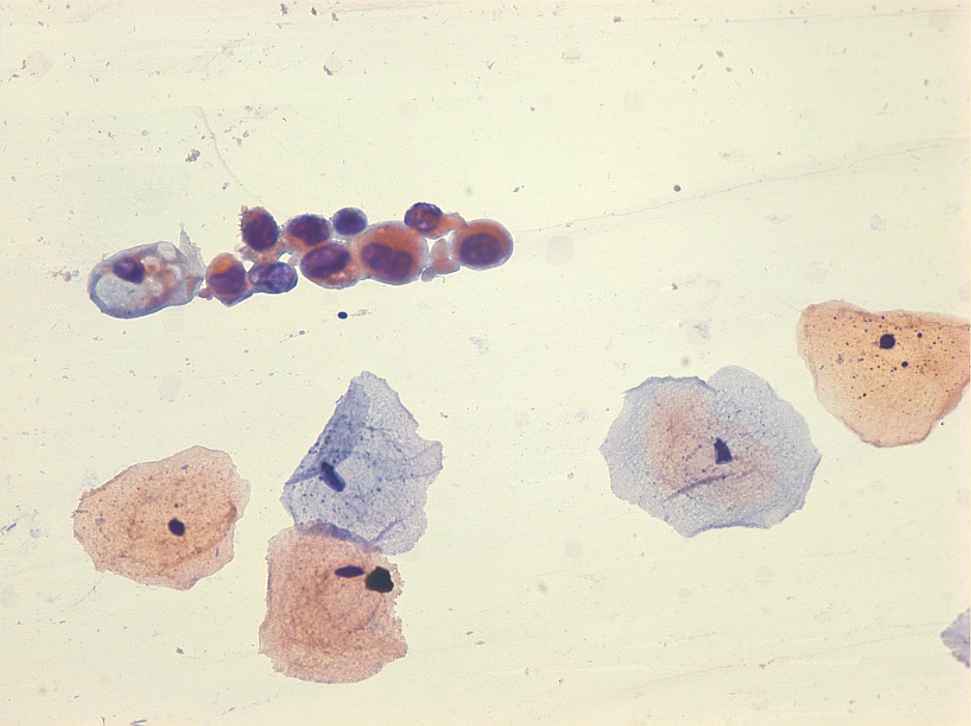
#> input picture ui/ai/imgs_temp/test_img.png, 971 x 726 px, shrunk from 1280 x 957 before the run
$ python haralick.py ../imgs_temp/test_img.png   (older library calls are emulated)
#> lines starting #> are read from the running program, lines starting #| are printed output that depends on the picture
#> in main, image is the input picture: PIL image 971x726 RGB; mean R, G, B 228.2, 222.8, 203.4
import numpy as np
import pandas as pd
import sys
from skimage.feature import graycomatrix, graycoprops
from PIL import Image
import os
os.environ['TF_CPP_MIN_LOG_LEVEL'] = '2'
sys.stdout.reconfigure(encoding='utf-8')

def quantize_image(image, levels = 16):
#> called with levels = 16
    grayscale_image = image.convert("L")
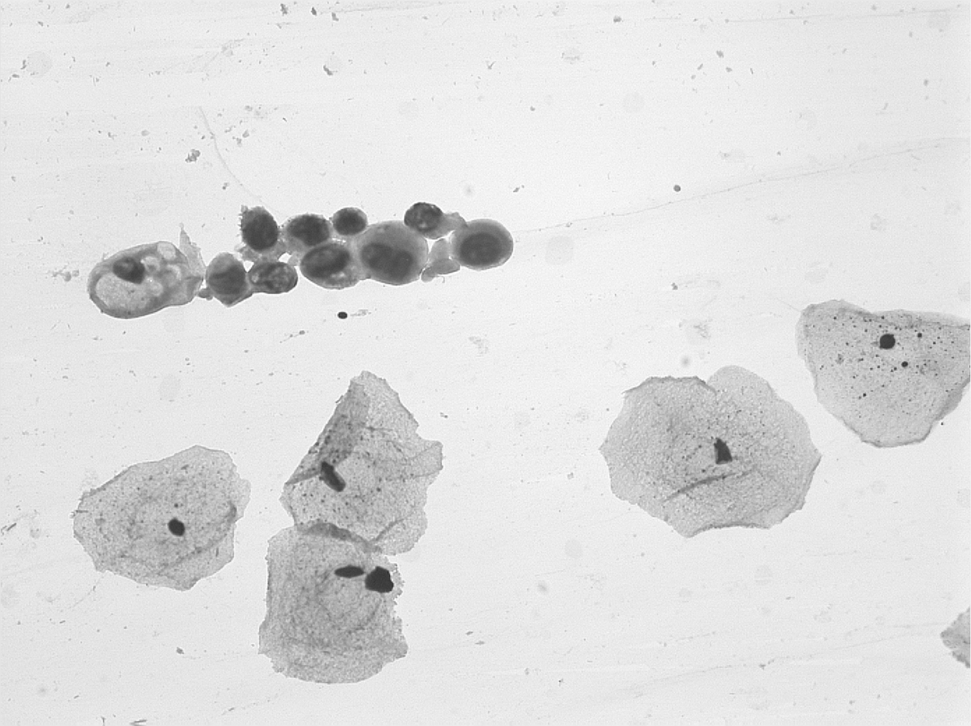
#> grayscale_image: PIL image 971x726 L; min 48, max 255, mean 222.2
    quantized_image = np.array(grayscale_image) // (256 // levels)
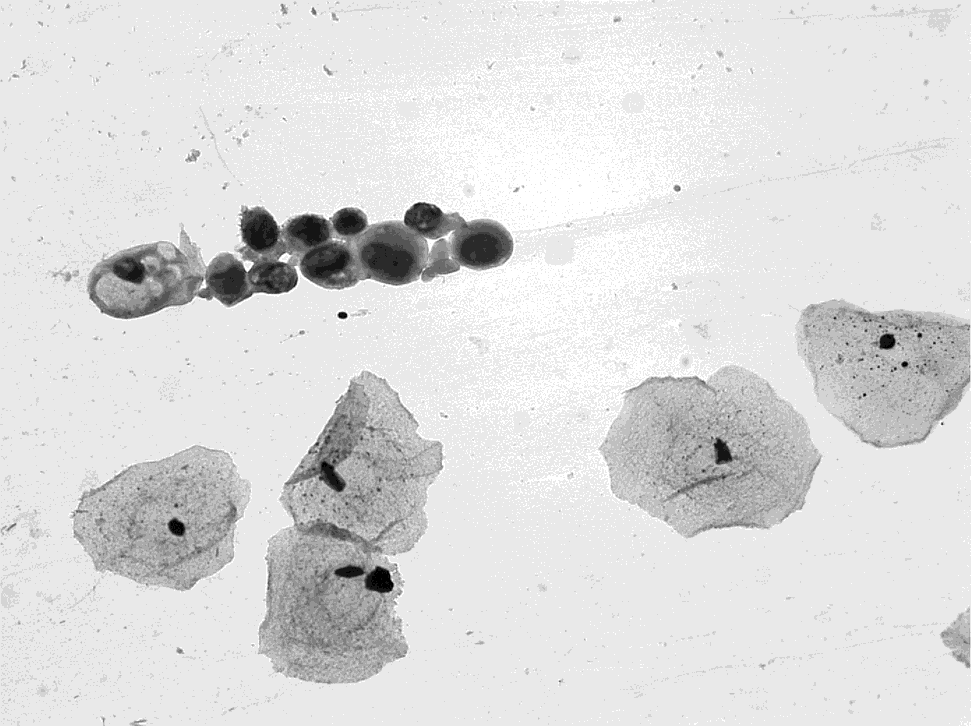
#> quantized_image: shape (726, 971); min 3, max 15, mean 13.4; drawn with min black and max white
    return quantized_image

def compute_cooccurrence_matrices(q_img, distances=[1, 2, 4, 8, 16, 32], angles=[0]):
    cooccurrence_matrices = graycomatrix(q_img, distances, angles, levels=16, symmetric=True, normed=True)
    return cooccurrence_matrices

def compute_glcm(q_img, dists=[1, 2 ,4, 8, 16, 32], angles=[0]):
    glcm = graycomatrix(q_img, distances=dists, angles=angles, levels=16, symmetric=True, normed=True)
    return glcm

def compute_haralick_features(glcm):
    contrast = graycoprops(glcm, 'contrast').flatten()
#> contrast = [0.23, 0.426, 0.635, 0.968, 1.53, 2.32]
    homogeneity = graycoprops(glcm, 'homogeneity').flatten()
#> homogeneity = [0.907, 0.874, 0.861, 0.843, 0.819, 0.785]

    # Entropy calculation
    glcm_sum = glcm.sum(axis=(0, 1))
#> glcm_sum = [1, 1, 1, 1, 1, 1]
    norm_glcm = glcm / glcm_sum
    entropy = -np.sum(norm_glcm * np.log(norm_glcm + 1e-10), axis=(0, 1)).flatten()
#> entropy = [1.73, 1.85, 1.91, 1.98, 2.07, 2.19]

    features = {
        'contrast': contrast,
        'homogeneity': homogeneity,
        'entropy': entropy
    }
#> features = {'contrast': [0.23, 0.426, 0.635, 0.968, 1.53, 2.32], 'homogeneity': [0.907, 0.874, 0.861, 0.843, 0.819, 0.785], 'entropy': [1.73, 1.85, 1.91, 1.98, 2.07, 2.19]}
    return features

def main(image_path):
    image = Image.open(image_path)
    q_img = quantize_image(image)
    glcm = compute_glcm(q_img)
    features = compute_haralick_features(glcm)
    distances = [1, 2, 4, 8, 16, 32]
    # Print the cooccurrence matrices to [1, 2 ,4, 8, 16, 32]
    haralick_str = 'Haralick para [1, 2 ,4, 8, 16, 32]\n'
    keys = list(features.keys())
#> keys = ['contrast', 'homogeneity', 'entropy']
    qtd = len(features[keys[0]])
#> qtd = 6
    for i in range(qtd):
        haralick_str += f'  Distancia {distances[i]}:\n'
        for key in keys:
            haralick_str += f'    {key}: {features[key][i]}\n'
        haralick_str += '\n'

    print(haralick_str)
#> (printed output is left out)

if __name__ == "__main__":
    if len(sys.argv) != 2:
        print("Error in arguments. Usage: python haralick.py <image_path>")
        sys.exit(1)

    image_path = sys.argv[1]
    main(image_path)
